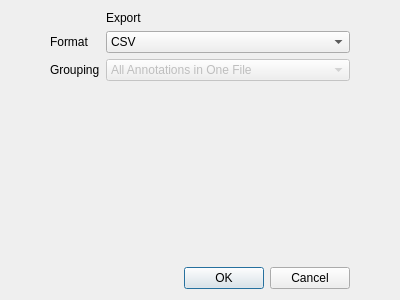
<?xml version="1.0" encoding="UTF-8"?>
<ui version="4.0">
 <class>ExportDialog</class>
 <widget class="QDialog" name="ExportDialog">
  <property name="geometry">
   <rect>
    <x>0</x>
    <y>0</y>
    <width>400</width>
    <height>300</height>
   </rect>
  </property>
  <property name="windowTitle">
   <string>Export</string>
  </property>
  <layout class="QFormLayout" name="formLayout">
   <property name="fieldGrowthPolicy">
    <enum>QFormLayout::FieldGrowthPolicy::ExpandingFieldsGrow</enum>
   </property>
   <property name="leftMargin">
    <number>50</number>
   </property>
   <property name="rightMargin">
    <number>50</number>
   </property>
   <item row="0" column="1">
    <widget class="QLabel" name="exportCount">
     <property name="text">
      <string>Export</string>
     </property>
    </widget>
   </item>
   <item row="1" column="0">
    <widget class="QLabel" name="label_2">
     <property name="text">
      <string>Format</string>
     </property>
     <property name="buddy">
      <cstring>formatCombo</cstring>
     </property>
    </widget>
   </item>
   <item row="1" column="1">
    <widget class="QComboBox" name="formatCombo">
     <property name="sizePolicy">
      <sizepolicy hsizetype="Expanding" vsizetype="Fixed">
       <horstretch>1</horstretch>
       <verstretch>0</verstretch>
      </sizepolicy>
     </property>
     <item>
      <property name="text">
       <string>CSV</string>
      </property>
     </item>
     <item>
      <property name="text">
       <string>COCO</string>
      </property>
     </item>
     <item>
      <property name="text">
       <string>YAML</string>
      </property>
     </item>
     <item>
      <property name="text">
       <string>JSON</string>
      </property>
     </item>
    </widget>
   </item>
   <item row="2" column="0">
    <widget class="QLabel" name="label_3">
     <property name="text">
      <string>Grouping</string>
     </property>
    </widget>
   </item>
   <item row="2" column="1">
    <widget class="QComboBox" name="groupingCombo">
     <property name="enabled">
      <bool>false</bool>
     </property>
     <property name="sizePolicy">
      <sizepolicy hsizetype="Expanding" vsizetype="Fixed">
       <horstretch>0</horstretch>
       <verstretch>0</verstretch>
      </sizepolicy>
     </property>
     <item>
      <property name="text">
       <string>All Annotations in One File</string>
      </property>
     </item>
     <item>
      <property name="text">
       <string>Group Annotations by Image</string>
      </property>
     </item>
     <item>
      <property name="text">
       <string>Group Annotations by Class</string>
      </property>
     </item>
    </widget>
   </item>
   <item row="4" column="1">
    <spacer name="verticalSpacer">
     <property name="orientation">
      <enum>Qt::Orientation::Vertical</enum>
     </property>
     <property name="sizeHint" stdset="0">
      <size>
       <width>20</width>
       <height>40</height>
      </size>
     </property>
    </spacer>
   </item>
   <item row="5" column="1">
    <layout class="QHBoxLayout" name="horizontalLayout">
     <item>
      <spacer name="horizontalSpacer">
       <property name="orientation">
        <enum>Qt::Orientation::Horizontal</enum>
       </property>
       <property name="sizeHint" stdset="0">
        <size>
         <width>40</width>
         <height>20</height>
        </size>
       </property>
      </spacer>
     </item>
     <item>
      <widget class="QPushButton" name="okBtn">
       <property name="text">
        <string>OK</string>
       </property>
      </widget>
     </item>
     <item>
      <widget class="QPushButton" name="cancelBtn">
       <property name="text">
        <string>Cancel</string>
       </property>
      </widget>
     </item>
    </layout>
   </item>
  </layout>
 </widget>
 <resources/>
 <connections/>
</ui>
